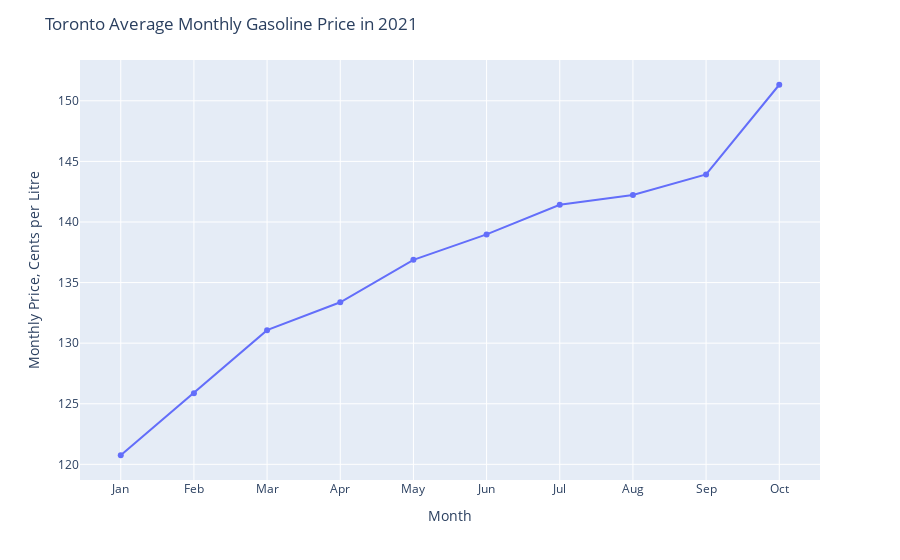

The notebook cell saved with this chart:
### Code cell
fig = px.line(group_month,
                   x='Month', y = "VALUE")
fig.update_traces(mode='markers+lines')
fig.update_layout(
    title="Toronto Average Monthly Gasoline Price in 2021",
    xaxis_title="Month",
    yaxis_title="Monthly Price, Cents per Litre")
fig.show()

### Figure 1 — Plotly figure (JSON) as saved in the notebook; plotly's stock layout.template omitted (floating-point values rounded to 4 significant figures)
{"data": [{"hovertemplate": "Month=%{x}<br>VALUE=%{y}<extra></extra>", "legendgroup": "", "line": {"color": "#636efa", "dash": "solid"}, "marker": {"symbol": "circle"}, "mode": "markers+lines", "name": "", "orientation": "v", "showlegend": false, "type": "scatter", "x": ["Jan", "Feb", "Mar", "Apr", "May", "Jun", "Jul", "Aug", "Sep", "Oct"], "xaxis": "x", "y": [120.8, 125.9, 131.1, 133.4, 136.9, 139.0, 141.4, 142.2, 143.9, 151.3], "yaxis": "y"}], "layout": {"autosize": true, "legend": {"tracegroupgap": 0}, "margin": {"t": 60}, "title": {"text": "Toronto Average Monthly Gasoline Price in 2021"}, "xaxis": {"anchor": "y", "autorange": true, "domain": [0, 1], "range": [-0.5633, 9.563], "title": {"text": "Month"}, "type": "category"}, "yaxis": {"anchor": "x", "autorange": true, "domain": [0, 1], "range": [118.6, 153.5], "title": {"text": "Monthly Price, Cents per Litre"}, "type": "linear"}}}
